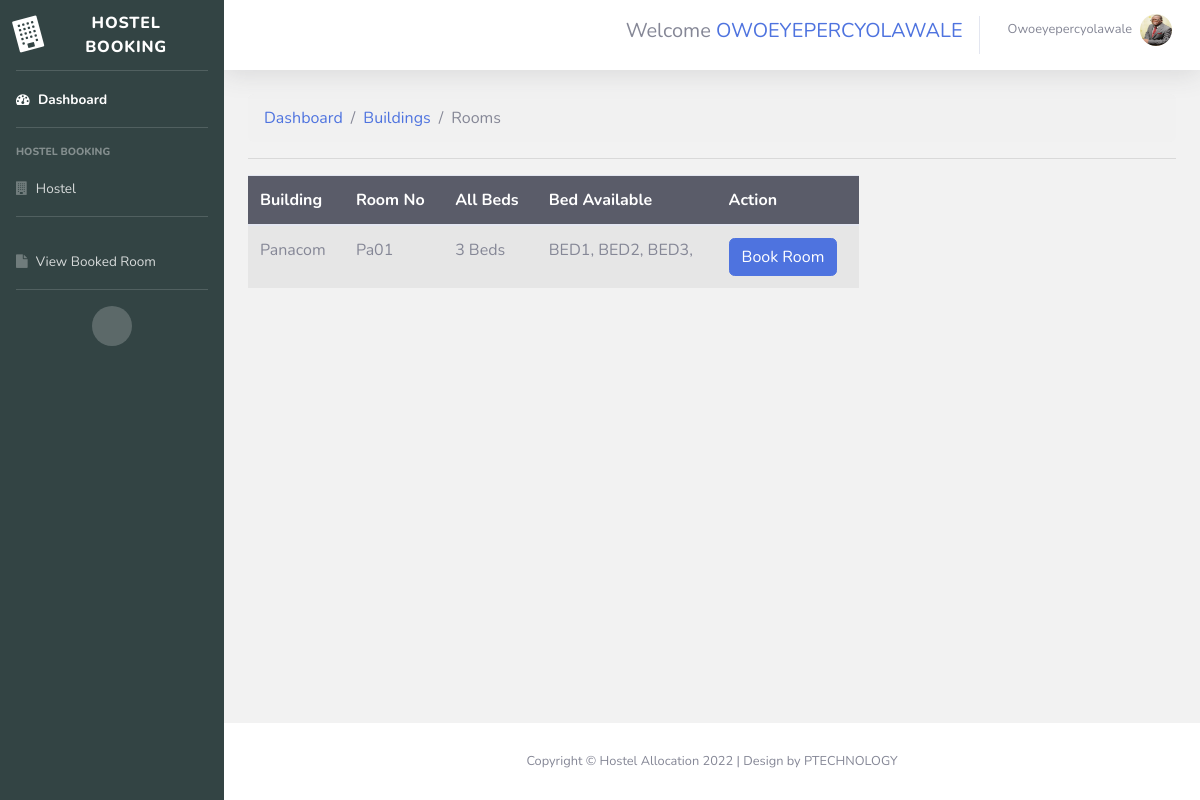
/hostel/buildings/3/room/ (signed in), run on the app's committed database.
### accounts/models.py (models this page shows)
class User(AbstractUser):
	GENDER_CHOICES = [
		('M','Male'),
		('F','Female')
	]
	name = models.CharField(max_length=255)
	gender = models.CharField(choices=GENDER_CHOICES,max_length=2)
	phone_num = models.IntegerField(null=True)
	avatar = models.ImageField(
		upload_to='account/image/%y-%m-%d',
		default='../static/images/avatar.jpg',
		verbose_name='Account Image',
		null=True
	)

### booking/models.py (models this page shows, shortened)
class Building(models.Model):
	name = models.CharField(max_length=255)
	all_rooms = models.CharField(max_length=255,null=True)
	room = models.ManyToManyField('Room')

class Room(models.Model):
	room_no = models.CharField(max_length=255)
	all_beds = models.CharField(max_length=255,null=True)
	bed = models.ManyToManyField('Bed')

class Bed(models.Model):
	bed_no = models.CharField(max_length=255)

### booking/views.py (the view)
# urls.py: path('hostel/buildings/<int:pk>/room/',views.getRoom,name='get_room'),
def getRoom(request,pk):
	view_bed= False
	building= models.Building.objects.get(id=pk)
	request.session['building'] = building.name
	rooms = building.room.all()
	context={
		'building':building,
		'rooms':rooms,
		'view_bed':view_bed,
		}
	return render(request,'booking/room_bed.html',context)

### booking/templates/booking/room_bed.html (shortened to what this page needs)
{% extends 'Dashboard/base.html' %}
{% block content %}
<nav aria-label="Page breadcrumb">
    <ol class="breadcrumb" style="background-color: #f1f1f1;">
        <li class="breadcrumb-item"><a href="{% url 'dashboard' %}">Dashboard</a></li>
        <li class="breadcrumb-item"><a href="{% url 'building' %}">Buildings</a></li>
        <li class="breadcrumb-item active" aria-current="page">Rooms</li>
    </ol>
</nav>
<hr>
<div class="row">
	<div class="col-md-8">
		<table class="table table-striped">
			<thead class="thead">
				<tr class="bg-dark text-white">
					<th>Building</th>
					<th>Room No</th>
					<th>All Beds</th>
					<th>Bed Available</th>
					{% if view_bed == False %}
					<th>Action</th>
					{% endif %}
				</tr>
			</thead>
			<tbody class="tbody">
				{% for room in rooms %}
				<tr>
					<td>
						{{building.name}}
					</td>
					<td>
						{{room.room_no}}
					</td>
					<td>
						{{room.all_beds}} Beds
					</td>
					<td>
						{% for bed in room.bed.all %}
							{{bed.bed_no}},
						{% endfor %}
					</td>
					{% if view_bed == False %}
					<td><a href="{% url 'get_bed' room.pk %}" class="btn btn-primary">Book Room</a></td>
					{% endif %}
				</tr>
				{% endfor %}
			</tbody>
		</table>
	</div>
</div>
{% endblock content %}

### templates/Dashboard/includes/_topbar.html (shortened to what this page needs)
                <nav class="navbar navbar-expand navbar-light bg-white topbar mb-4 static-top shadow">
                    <ul class="navbar-nav ml-auto">
                        <li class="nav-item my-4 ">
                            <h5 class=" align-self-end">Welcome <span class="text-primary text-uppercase">{{user.username}}</span></h5>
                        </li>
                        <li class="nav-item dropdown no-arrow">
                            {% if user.is_authenticated %}
                            <a class="nav-link dropdown-toggle" href="#" id="userDropdown" role="button"
                                data-toggle="dropdown" aria-haspopup="true" aria-expanded="false">
                                <span class="mr-2 d-none d-lg-inline text-gray-600 small text-capitalize">{{user.username}}</span>
                                <img class="img-profile rounded-circle"
                                    src="{{user.avatar.url}}">
                            </a>
                            {% endif %}
                        </li>
                    </ul>
                </nav>

### data on the page
User: username "OWOEYEPERCYOLAWALE", username "Owoeyepercyolawale", avatar (picture)
Room: room_no "Pa01", all_beds "3"
Building: name "Panacom"
Bed: bed_no "BED1"
Bed: bed_no "BED2"
Bed: bed_no "BED3"
